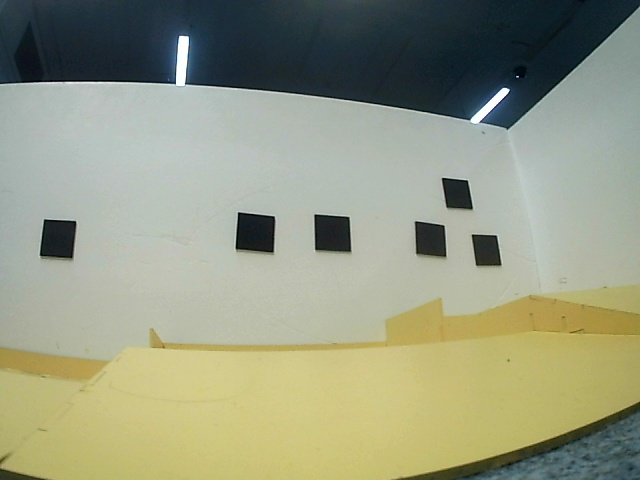
#> input picture vision/_unused_calibration/0.6ma.jpg, 640 x 480 px, given in place of the camera
$ python camera_control_functioned.py
#> lines starting #> are read from the running program, lines starting #| are printed output that depends on the picture; after the words box and inside, x2 and y2 are one past the last pixel; in counts of white or black regions, pixels touching at a corner belong together
import time
import cv2
# import picamera2
import numpy as np
import math

# Constants
CAM_FOV = math.radians(140)
FORWARD_DIR = 0
FOCAL_CONST = 235
REAL_ORANGE_WIDTH = 5.0
REAL_GREEN_WIDTH = 6.0
REAL_BLACK_WIDTH = 5.0
FOV_DEGREES = 140

class VisionSystem:
    def __init__(self):
        self.frame_cap = initialize_camera()


    # [11 lines left out: function UpdateObjects, not called in this run]

        #TODO update objects with distance and bearing


def initialize_camera():
    """Initialize and configure the camera."""
    # cap = picamera2.Picamera2() now using 120 USB camera
    frame_cap = cv2.VideoCapture(0)
    # [4 lines of commented-out code are left out]
    return frame_cap

def process_frame(frame_cap):
    """Capture and process a single frame from the camera."""
    # frame = cap.capture_array()
    frame = frame_cap.read()[1]
    frame = cv2.resize(frame, (320, 240))
    frame = cv2.rotate(frame, cv2.ROTATE_180)
    return frame

def create_color_masks(frame):
    """Create color masks for different objects."""
    hsv_frame = cv2.cvtColor(frame, cv2.COLOR_BGR2HSV)

    # Orange - Item
    lower_orange = (10, 230, 170)
    upper_orange = (80, 255, 255)
    orange_mask = cv2.inRange(hsv_frame, lower_orange, upper_orange)

    # Blue - Shelves
    lower_blue = (90, 230, 70)
    upper_blue = (120, 255, 255)
    blue_mask = cv2.inRange(hsv_frame, lower_blue, upper_blue)

    # Green - Person
    lower_green = (65, 200, 95)
    upper_green = (85, 255, 190)
    green_mask = cv2.inRange(hsv_frame, lower_green, upper_green)

    # Black - Aisle markers
    lower_black_aisle = (0, 0, 0)
    upper_black_aisle = (179, 182, 110)
    black_mask_aisle = cv2.inRange(hsv_frame, lower_black_aisle, upper_black_aisle)

    # Black - Picking markers
    lower_black_picking = (0, 0, 0)
    upper_black_picking = (0, 0, 77)
    black_mask_picking = cv2.inRange(hsv_frame, lower_black_picking, upper_black_picking)

    # Combine masks
    combined_mask = cv2.bitwise_or(orange_mask, blue_mask)
    combined_mask = cv2.bitwise_or(combined_mask, green_mask)
    combined_mask = cv2.bitwise_or(combined_mask, black_mask_aisle)
    combined_mask = cv2.bitwise_or(combined_mask, black_mask_picking)

    return {
        'orange': orange_mask,
        'blue': blue_mask,
        'green': green_mask,
        'black_aisle': black_mask_aisle,
        'black_picking': black_mask_picking,
        'combined': combined_mask
    }

def calculate_angle_from_center(cx, frame_width):
    """Calculate angle in degrees from frame center."""
    frame_center_x = frame_width // 2
    offset_px = cx - frame_center_x
    angle_deg = (offset_px / frame_width) * FOV_DEGREES
    return angle_deg

def calculate_distance(real_width, pixel_width):
    """Calculate distance using focal length formula."""
    if pixel_width > 0:
        return (real_width * FOCAL_CONST) / pixel_width
    return 0

def track_orange_objects(frame, orange_mask):
    """Track orange objects and return their properties."""
    orange_contours, _ = cv2.findContours(orange_mask, cv2.RETR_EXTERNAL, cv2.CHAIN_APPROX_SIMPLE)

    if not orange_contours:
        return None

    largest_orange = max(orange_contours, key=cv2.contourArea)
    ox, oy, ow, oh = cv2.boundingRect(largest_orange)
    cv2.rectangle(frame, (ox, oy), (ox + ow, oy + oh), (0, 140, 255), 2)

    # Calculate angle and distance
    for cnt in orange_contours:
        M = cv2.moments(cnt)
        if M["m00"] != 0:
            cx = int(M["m10"] / M["m00"])
            angle_deg = calculate_angle_from_center(cx, frame.shape[1])
            cv2.putText(frame, f"{angle_deg:.1f} deg", (cx, oy - 25),
                        cv2.FONT_HERSHEY_SIMPLEX, 0.5, (0, 140, 255), 2)

    distance_orange = calculate_distance(REAL_ORANGE_WIDTH, ow)
    cv2.putText(frame, f"{distance_orange:.1f}cm", (ox, oy - 10),
                cv2.FONT_HERSHEY_SIMPLEX, 0.6, (0, 140, 255), 2)

    return {'distance': distance_orange, 'bounding_box': (ox, oy, ow, oh)}

def track_green_objects(frame, green_mask):
    """Track green objects (person) and return their properties."""
    green_contours, _ = cv2.findContours(green_mask, cv2.RETR_EXTERNAL, cv2.CHAIN_APPROX_SIMPLE)

    if not green_contours:
        return None

    largest_green = max(green_contours, key=cv2.contourArea)
    gx, gy, gw, gh = cv2.boundingRect(largest_green)
    cv2.rectangle(frame, (gx, gy), (gx + gw, gy + gh), (0, 255, 0), 2)

    # Calculate angle and distance
    for cnt in green_contours:
        M = cv2.moments(cnt)
        if M["m00"] != 0:
            cx = int(M["m10"] / M["m00"])
            angle_deg = calculate_angle_from_center(cx, frame.shape[1])
            cv2.putText(frame, f"{angle_deg:.1f} deg", (cx, gy - 25),
                        cv2.FONT_HERSHEY_SIMPLEX, 0.5, (0, 255, 0), 2)

    distance_green = calculate_distance(REAL_GREEN_WIDTH, gw)
    cv2.putText(frame, f"{distance_green:.1f}cm", (gx, gy - 10),
                cv2.FONT_HERSHEY_SIMPLEX, 0.6, (0, 255, 0), 2)

    return {'distance': distance_green, 'bounding_box': (gx, gy, gw, gh)}

def track_blue_objects(frame, blue_mask):
    """Track blue objects (shelves) and return their properties."""
    blue_contours, _ = cv2.findContours(blue_mask, cv2.RETR_EXTERNAL, cv2.CHAIN_APPROX_SIMPLE)

    if not blue_contours:
        return None

    largest_blue = max(blue_contours, key=cv2.contourArea)
    ux, uy, uw, uh = cv2.boundingRect(largest_blue)
    cv2.rectangle(frame, (ux, uy), (ux + uw, uy + uh), (255, 0, 0), 2)

    # Find center of bounding box and calculate angle
    shelf_center_x = ux + uw // 2
    angle_deg = calculate_angle_from_center(shelf_center_x, frame.shape[1])
    cv2.putText(frame, f"Angle: {angle_deg:.1f} deg", (ux, uy - 10),
               cv2.FONT_HERSHEY_SIMPLEX, 0.6, (255, 0, 0), 2)

    return {'angle': angle_deg, 'bounding_box': (ux, uy, uw, uh)}

def process_black_markers(frame, black_mask_aisle, black_mask_picking):
    """Process black markers for navigation."""
    black_contours_aisle, _ = cv2.findContours(black_mask_aisle, cv2.RETR_EXTERNAL, cv2.CHAIN_APPROX_SIMPLE)
    black_contours_picking, _ = cv2.findContours(black_mask_picking, cv2.RETR_EXTERNAL, cv2.CHAIN_APPROX_SIMPLE)

    MIN_W = 0
    MAX_W = 30
    filtered_black_contours = []

    # Filter aisle contours
    for cnt in black_contours_aisle:
        x, y, w, h = cv2.boundingRect(cnt)
        if MIN_W < w < MAX_W:
            filtered_black_contours.append(cnt)

    if filtered_black_contours:
        largest_black = max(filtered_black_contours, key=cv2.contourArea)
        bx, by, bw, bh = cv2.boundingRect(largest_black)
        cv2.rectangle(frame, (bx, by), (bx + bw, by + bh), (0, 0, 0), 2)

    # Filter picking contours
    for cnt in black_contours_picking:
        x, y, w, h = cv2.boundingRect(cnt)
        if MIN_W < w < MAX_W:
            filtered_black_contours.append(cnt)

    if filtered_black_contours:
        largest_black = max(filtered_black_contours, key=cv2.contourArea)
        bx, by, bw, bh = cv2.boundingRect(largest_black)
        cv2.rectangle(frame, (bx, by), (bx + bw, by + bh), (0, 0, 0), 2)

    # Process each filtered contour
    num_circle_contours = 0
    for cnt in filtered_black_contours:
        approx = cv2.approxPolyDP(cnt, 0.01 * cv2.arcLength(cnt, True), True)
        area = cv2.contourArea(cnt)
        if area < 10:
            (x,y), radius = cv2.minEnclosingCircle(cnt)
            circle_area = math.pi * (radius ** 2)
            if area / circle_area > 0.7:
                num_circle_contours += 1

        # Calculate angle
        M = cv2.moments(cnt)
        if M["m00"] != 0:
            cx = int(M["m10"] / M["m00"])
            angle_deg = calculate_angle_from_center(cx, frame.shape[1])
            cv2.putText(frame, f"{angle_deg:.1f} deg", (cx, by - 25),
                        cv2.FONT_HERSHEY_SIMPLEX, 0.5, (255, 255, 255), 2)

        # Calculate distance
        distance_black = calculate_distance(REAL_BLACK_WIDTH, bw)
        cv2.putText(frame, f"{distance_black:.1f}cm", (bx, by - 10),
                    cv2.FONT_HERSHEY_SIMPLEX, 0.6, (0, 0, 0), 2)

    return {'circle_contours': num_circle_contours, 'filtered_contours': len(filtered_black_contours)}

def main():
    """Main function to run the camera control system."""
    frame_cap = initialize_camera()

    try:
        while True:
            # Process frame
            frame = process_frame(frame_cap)
#> in process_frame, frame is the input picture: shape (480, 640, 3); mean B, G, R 129.5, 153.3, 149.1
#> in process_frame, `frame = cv2.rotate(frame, cv2.ROTATE_180)`:
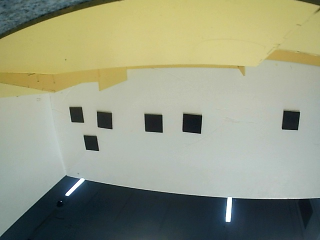
#> frame: shape (240, 320, 3); mean B, G, R 129.7, 153.4, 149.2

            # Create color masks
            masks = create_color_masks(frame)
#> in create_color_masks, `black_mask_aisle = cv2.inRange(hsv_frame, lower_black_aisle, upper_bla..`:
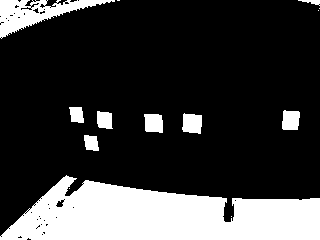
#> black_mask_aisle: shape (240, 320); 22.6% white; 14 white regions (5 under 20 px), largest, box (x1, y1, x2, y2) and area: (0, 175, 320, 240) 13902, (0, 0, 115, 39) 1743, (182, 113, 202, 134) 349
#> in create_color_masks, `black_mask_picking = cv2.inRange(hsv_frame, lower_black_picking, upper..`:
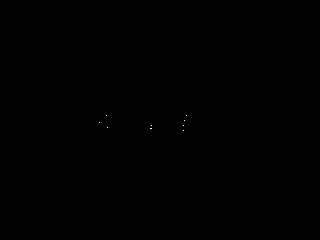
#> black_mask_picking: shape (240, 320); 0.01% white in thin lines or dots, all inside (x1, y1, x2, y2) = (99, 115, 187, 131)
#> masks = 6 items

            # Track different objects
            orange_data = track_orange_objects(frame, masks['orange'])
#> in track_orange_objects, `orange_contours, _ = cv2.findContours(orange_mask, cv2.RETR_EXTERNAL, ..`: orange_contours = []
            green_data = track_green_objects(frame, masks['green'])
            blue_data = track_blue_objects(frame, masks['blue'])
            black_data = process_black_markers(frame, masks['black_aisle'], masks['black_picking'])
#> in process_black_markers, `black_contours_aisle, _ = cv2.findContours(black_mask_aisle, cv2.RETR_..`: black_contours_aisle = 14 contours, 5 with area under 20; largest, box (x1, y1, x2, y2) and area: (0, 175, 320, 240) 13592, (0, 0, 115, 39) 1662, (182, 113, 202, 134) 313, (144, 114, 163, 133) 286, (282, 110, 300, 130) 282
#> in process_black_markers, `black_contours_picking, _ = cv2.findContours(black_mask_picking, cv2.R..`: black_contours_picking = 9 contours, all with area under 20
#> the loop in process_black_markers, `for cnt in black_contours_aisle:` made 14 passes
#> (x, y, w, h) on passes 1 to 8: (231, 216, 1, 1), (69, 188, 1, 1), (0, 175, 320, 65), (84, 135, 15, 16), (144, 114, 19, 19), (182, 113, 20, 21), (97, 111, 16, 18), (282, 110, 18, 20)
#> after the loop in process_black_markers, `for cnt in black_contours_aisle:`: filtered_black_contours = 12 contours, 5 with area under 20; largest, box (x1, y1, x2, y2) and area: (182, 113, 202, 134) 313, (144, 114, 163, 133) 286, (282, 110, 300, 130) 282, (97, 111, 113, 129) 212, (69, 107, 84, 123) 168, (84, 135, 99, 151) 166, (298, 0, 320, 6) 40
#> in process_black_markers, `largest_black = max(filtered_black_contours, key=cv2.contourArea)`: largest_black = contour of 18 points, box (x1, y1, x2, y2) (182, 113, 202, 134), area 313
#> in process_black_markers, `bx, by, bw, bh = cv2.boundingRect(largest_black)`: bx = 182; by = 113; bw = 20; bh = 21
#> in process_black_markers, `cv2.rectangle(frame, (bx, by), (bx + bw, by + bh), (0, 0, 0), 2)`:
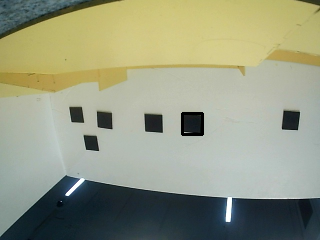
#> frame: shape (240, 320, 3); 0.32% of pixels changed, all inside (x1, y1, x2, y2) = (181, 112, 204, 136)
#> the loop in process_black_markers, `for cnt in black_contours_picking:` made 9 passes
#> (x, y, w) on passes 1, 3, 4, 5, 6, 7, 8, 9: (183, 130, 1), (107, 127, 1), (183, 125, 1), (151, 125, 1), (99, 122, 1), (184, 120, 1), (186, 115, 1), (106, 115, 1)
#> after the loop in process_black_markers, `for cnt in black_contours_picking:`: filtered_black_contours = 21 contours, 14 with area under 20; largest, box (x1, y1, x2, y2) and area: (182, 113, 202, 134) 313, (144, 114, 163, 133) 286, (282, 110, 300, 130) 282, (97, 111, 113, 129) 212, (69, 107, 84, 123) 168, (84, 135, 99, 151) 166, (298, 0, 320, 6) 40
#> the loop in process_black_markers, `for cnt in filtered_black_contours:` made 21 passes
#> (area, cx, offset_px in calculate_angle_from_center, angle_deg) on passes 3, 4, 5, 6, 7, 8, 11: (166, 90, -70, -30.62), (286.5, 153, -7, -3.06), (313, 191, 31, 13.56), (212, 104, -56, -24.5), (282.5, 290, 130, 56.88), (168.5, 76, -84, -36.75), (40, 312, 152, 66.5)
#> after the loop in process_black_markers, `for cnt in filtered_black_contours:`:
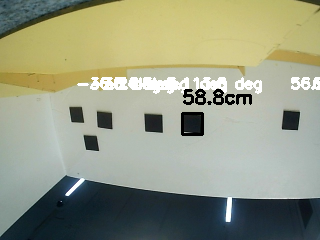
#> frame: shape (240, 320, 3); 3.22% of pixels changed, all inside (x1, y1, x2, y2) = (77, 77, 320, 105)
#> after the loop in process_black_markers, `for cnt in filtered_black_contours:`: num_circle_contours = 0
#> black_data = {'circle_contours': 0, 'filtered_contours': 21}

            # Display the frame
            cv2.imshow("CameraImage", frame)

            # Check for quit condition
            if cv2.waitKey(1) & 0xFF == ord('q'):
#> (key q is pressed here)
                break

    except KeyboardInterrupt:
        print("Program interrupted by user")
    finally:
        cleanup(frame_cap)

def cleanup(frame_cap):
    """Clean up resources."""
    frame_cap.release()
    cv2.destroyAllWindows()

if __name__ == "__main__":
    main()

$ run again, on vision/_unused_calibration/0.8ma.jpg
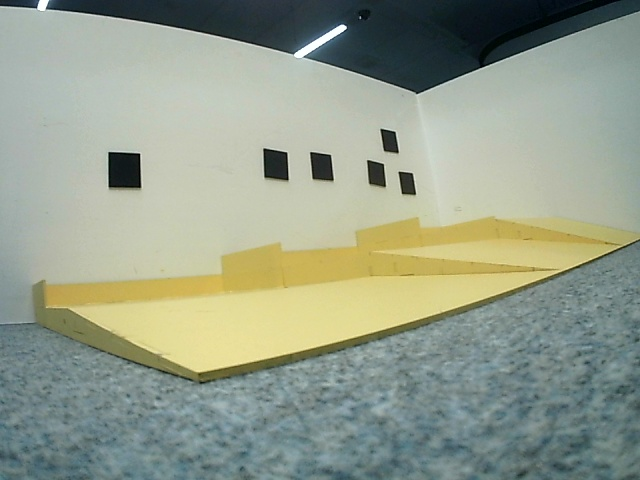
#> input picture vision/_unused_calibration/0.8ma.jpg, 640 x 480 px, given in place of the camera
#> in process_frame, frame is the input picture: shape (480, 640, 3); mean B, G, R 139.5, 156.8, 148.1
#> hsv_frame: shape (240, 320, 3); mean H, S, V 62.9, 51.2, 160
#> orange_mask: shape (240, 320); every value is 0
#> in create_color_masks, `black_mask_aisle = cv2.inRange(hsv_frame, lower_black_aisle, upper_bla..`:
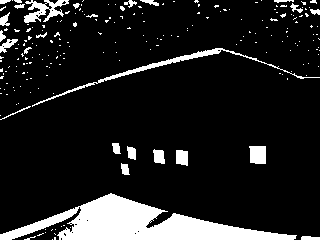
#> black_mask_aisle: shape (240, 320); 12.5% white; 215 white regions (190 under 20 px), largest, box (x1, y1, x2, y2) and area: (0, 193, 297, 240) 6044, (32, 48, 320, 107) 848, (24, 0, 69, 23) 489
#> black_mask_picking: shape (240, 320); 0.01% white in thin lines or dots, all inside (x1, y1, x2, y2) = (155, 153, 162, 160)
#> masks = 6 items
#> orange_contours = []
#> black_contours_aisle = 215 contours, 196 with area under 20; largest, box (x1, y1, x2, y2) and area: (0, 193, 297, 240) 5690, (32, 48, 320, 107) 556, (24, 0, 69, 23) 413, (249, 146, 266, 164) 252, (176, 150, 188, 166) 146
#> black_contours_picking = 2 contours, all with area under 20
#> the loop in process_black_markers, `for cnt in black_contours_aisle:` made 215 passes
#> (x, y, w, h) on passes 1, 3, 4: (52, 239, 1, 1), (301, 236, 19, 4), (24, 236, 12, 4)
#> after the loop in process_black_markers, `for cnt in black_contours_aisle:`: filtered_black_contours = 211 contours, 195 with area under 20; largest, box (x1, y1, x2, y2) and area: (249, 146, 266, 164) 252, (176, 150, 188, 166) 146, (153, 149, 165, 164) 118, (0, 39, 18, 53) 91, (127, 146, 136, 160) 78
#> largest_black = [[249, 146], [249, 147], [250, 148], [250, 162], [254, 162], [255, 163], [265, 163], [265, 146]]
#> bx = 249; by = 146; bw = 17; bh = 18
#> the loop in process_black_markers, `for cnt in black_contours_picking:` made 2 passes
#> (cnt, x, y, w, h) on passes 1 to 2: ([[161, 158], [161, 159]], 161, 158, 1, 2), ([[156, 153], [155, 154], [155, 155], [155, 154]], 155, 153, 2, 3)
#> after the loop in process_black_markers, `for cnt in black_contours_picking:`: filtered_black_contours = 213 contours, 197 with area under 20; largest, box (x1, y1, x2, y2) and area: (249, 146, 266, 164) 252, (176, 150, 188, 166) 146, (153, 149, 165, 164) 118, (0, 39, 18, 53) 91, (127, 146, 136, 160) 78
#> the loop in process_black_markers, `for cnt in filtered_black_contours:` made 213 passes
#> (area, cx, offset_px in calculate_angle_from_center, angle_deg) on passes 3, 14, 15, 16, 17, 18, 19: (45, 309, 149, 65.19), (60.5, 124, -36, -15.75), (146.5, 181, 21, 9.19), (117.5, 158, -2, -0.875), (252, 257, 97, 42.44), (78, 131, -29, -12.69), (58.5, 115, -45, -19.69)
#> after the loop in process_black_markers, `for cnt in filtered_black_contours:`:
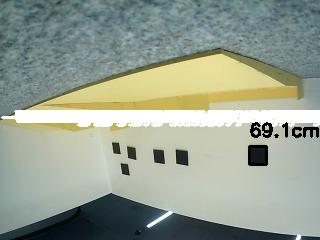
#> frame: shape (240, 320, 3); mean B, G, R 145.1, 159.4, 150.3

$ run again, on vision/_unused_calibration/0.91ma.jpg
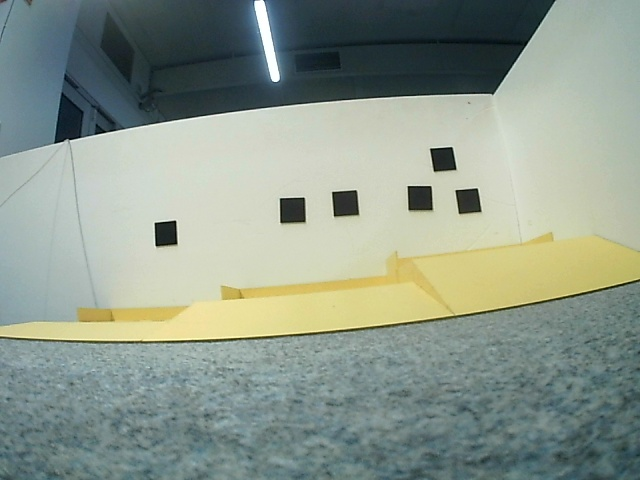
#> input picture vision/_unused_calibration/0.91ma.jpg, 640 x 480 px, given in place of the camera
#> in process_frame, frame is the input picture: shape (480, 640, 3); mean B, G, R 140.4, 152.4, 140.7
#> hsv_frame: shape (240, 320, 3); mean H, S, V 68.2, 49.3, 155.2
#> orange_mask: shape (240, 320); every value is 0
#> in create_color_masks, `black_mask_aisle = cv2.inRange(hsv_frame, lower_black_aisle, upper_bla..`:
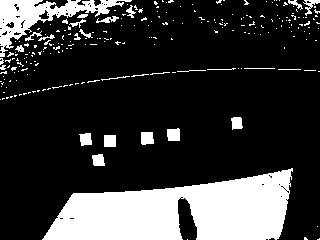
#> black_mask_aisle: shape (240, 320); 21.6% white; 235 white regions (208 under 20 px), largest, box (x1, y1, x2, y2) and area: (42, 168, 293, 240) 11852, (0, 0, 132, 57) 2238, (167, 128, 180, 141) 154
#> black_mask_picking: shape (240, 320); 0.02% white in thin lines or dots, all inside (x1, y1, x2, y2) = (86, 135, 172, 142)
#> masks = 6 items
#> orange_contours = []
#> black_contours_aisle = 235 contours, 217 with area under 20; largest, box (x1, y1, x2, y2) and area: (42, 168, 293, 240) 11550, (0, 0, 132, 57) 2153, (167, 128, 180, 141) 130, (141, 132, 154, 145) 130, (104, 135, 116, 147) 121
#> black_contours_picking = 6 contours, all with area under 20
#> the loop in process_black_markers, `for cnt in black_contours_aisle:` made 235 passes
#> (x, y, w, h) on passes 1, 4, 5: (187, 239, 1, 1), (317, 226, 1, 1), (42, 168, 251, 72)
#> after the loop in process_black_markers, `for cnt in black_contours_aisle:`: filtered_black_contours = 232 contours, 216 with area under 20; largest, box (x1, y1, x2, y2) and area: (167, 128, 180, 141) 130, (141, 132, 154, 145) 130, (104, 135, 116, 147) 121, (79, 133, 92, 146) 110, (92, 154, 105, 166) 108
#> largest_black = contour of 9 points, box (x1, y1, x2, y2) (167, 128, 180, 141), area 130
#> bx = 167; by = 128; bw = 13
#> the loop in process_black_markers, `for cnt in black_contours_picking:` made 6 passes
#> (x, y, w, h) on passes 2 to 6: (108, 138, 1, 1), (145, 137, 5, 3), (86, 137, 1, 1), (171, 135, 1, 1), (147, 135, 1, 1)
#> after the loop in process_black_markers, `for cnt in black_contours_picking:`: filtered_black_contours = 238 contours, 222 with area under 20; largest, box (x1, y1, x2, y2) and area: (167, 128, 180, 141) 130, (141, 132, 154, 145) 130, (104, 135, 116, 147) 121, (79, 133, 92, 146) 110, (92, 154, 105, 166) 108
#> the loop in process_black_markers, `for cnt in filtered_black_contours:` made 238 passes
#> (approx, area, cx, offset_px in calculate_angle_from_center, angle_deg) on pass 6: ([[104, 135], [104, 146], [115, 146], [115, 135]], 121, 109, -51, -22.31)
#> after the loop in process_black_markers, `for cnt in filtered_black_contours:`:
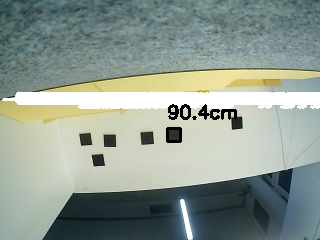
#> frame: shape (240, 320, 3); mean B, G, R 145.1, 154.2, 142.4

$ run again, on vision/_unused_calibration/0.7mb.jpg
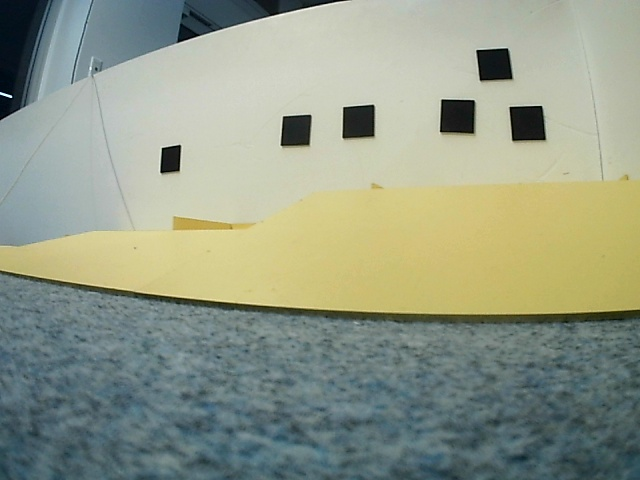
#> input picture vision/_unused_calibration/0.7mb.jpg, 640 x 480 px, given in place of the camera
#> in process_frame, frame is the input picture: shape (480, 640, 3); mean B, G, R 135.9, 154.3, 146.4
#> hsv_frame: shape (240, 320, 3); mean H, S, V 60.9, 57.1, 158.8
#> orange_mask: shape (240, 320); every value is 0
#> in create_color_masks, `black_mask_aisle = cv2.inRange(hsv_frame, lower_black_aisle, upper_bla..`:
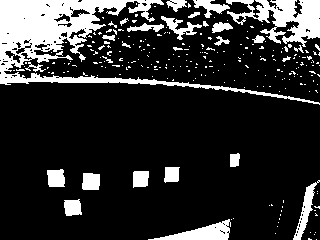
#> black_mask_aisle: shape (240, 320); 18.1% white; 249 white regions (221 under 20 px), largest, box (x1, y1, x2, y2) and area: (0, 0, 320, 105) 6784, (226, 0, 320, 47) 2149, (148, 219, 231, 240) 765
#> black_mask_picking: shape (240, 320); 0.17% white; 21 white regions (20 under 20 px)
#> masks = 6 items
#> orange_contours = []
#> black_contours_aisle = 249 contours, 229 with area under 20; largest, box (x1, y1, x2, y2) and area: (0, 0, 320, 105) 6532, (226, 0, 320, 47) 1882, (148, 219, 231, 240) 680, (293, 180, 320, 240) 412, (82, 173, 100, 190) 252
#> black_contours_picking = 21 contours, 20 with area under 20; largest, box (x1, y1, x2, y2) and area: (86, 176, 97, 184) 39
#> the loop in process_black_markers, `for cnt in black_contours_aisle:` made 249 passes
#> (x, y, w, h) on passes 1 to 3: (316, 239, 1, 1), (308, 238, 4, 2), (314, 234, 1, 1)
#> after the loop in process_black_markers, `for cnt in black_contours_aisle:`: filtered_black_contours = 243 contours, 229 with area under 20; largest, box (x1, y1, x2, y2) and area: (293, 180, 320, 240) 412, (82, 173, 100, 190) 252, (47, 169, 65, 187) 252, (64, 199, 82, 216) 221, (133, 171, 149, 188) 215
#> largest_black = contour of 81 points, box (x1, y1, x2, y2) (293, 180, 320, 240), area 412
#> bx = 293; by = 180; bw = 27; bh = 60
#> the loop in process_black_markers, `for cnt in black_contours_picking:` made 21 passes
#> (x, y, w, h) on passes 2, 4, 5, 6, 8, 9, 10, 11: (69, 201, 1, 1), (85, 185, 4, 4), (96, 184, 1, 1), (56, 184, 1, 1), (52, 179, 1, 1), (141, 177, 5, 4), (136, 176, 2, 7), (86, 176, 11, 8)
#> after the loop in process_black_markers, `for cnt in black_contours_picking:`: filtered_black_contours = 264 contours, 249 with area under 20; largest, box (x1, y1, x2, y2) and area: (293, 180, 320, 240) 412, (82, 173, 100, 190) 252, (47, 169, 65, 187) 252, (64, 199, 82, 216) 221, (133, 171, 149, 188) 215
#> the loop in process_black_markers, `for cnt in filtered_black_contours:` made 264 passes
#> (area, cx, offset_px in calculate_angle_from_center, angle_deg) on passes 21, 24, 25, 26: (221, 72, -88, -38.5), (411.5, 304, 144, 63), (252, 90, -70, -30.62), (215, 140, -20, -8.75)
#> after the loop in process_black_markers, `for cnt in filtered_black_contours:`:
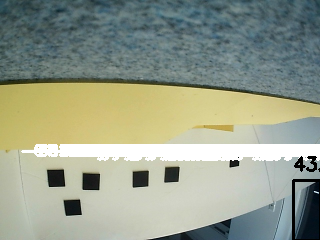
#> frame: shape (240, 320, 3); mean B, G, R 139.6, 156.8, 149.2
